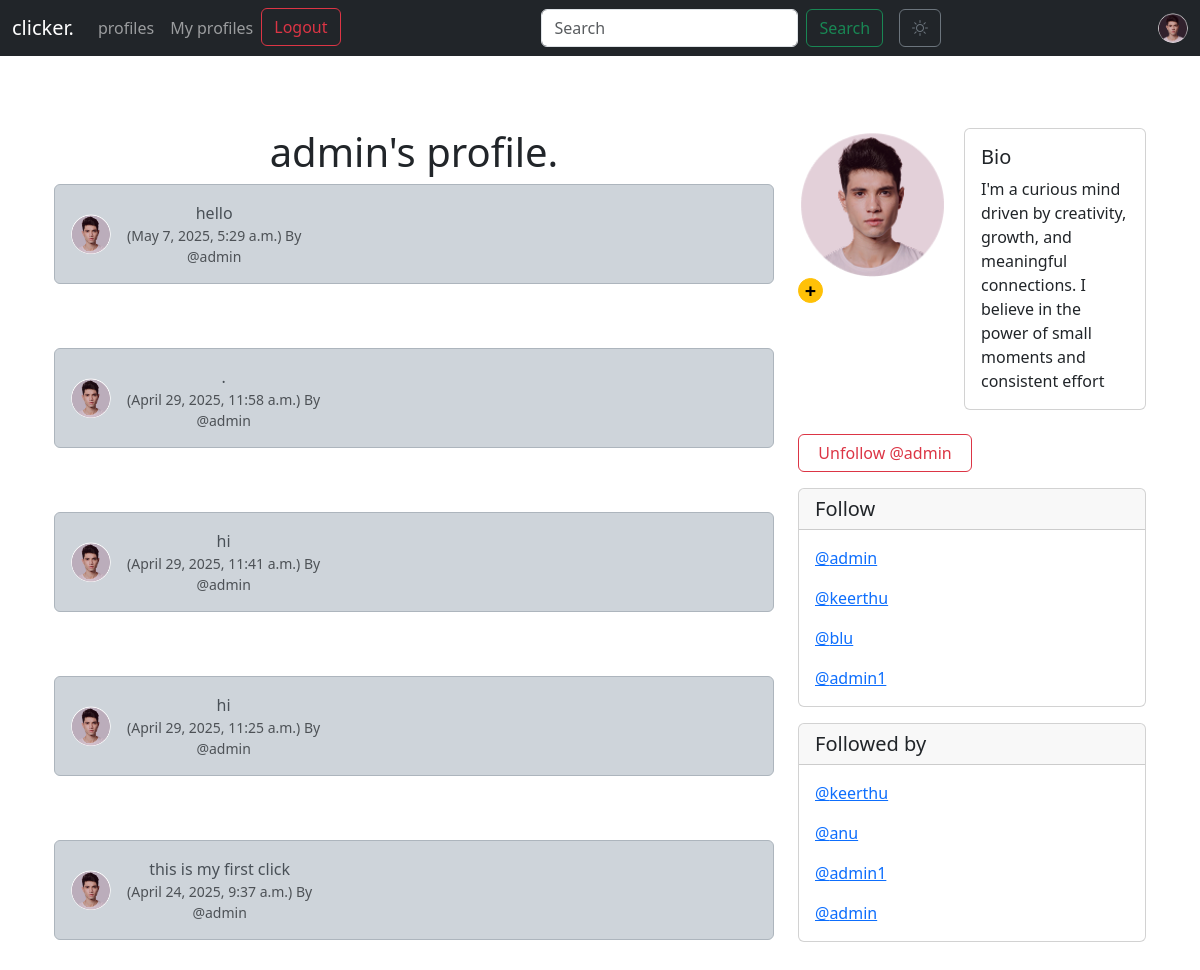
/profile/1 (signed in), run on an earlier commit of the app's database.
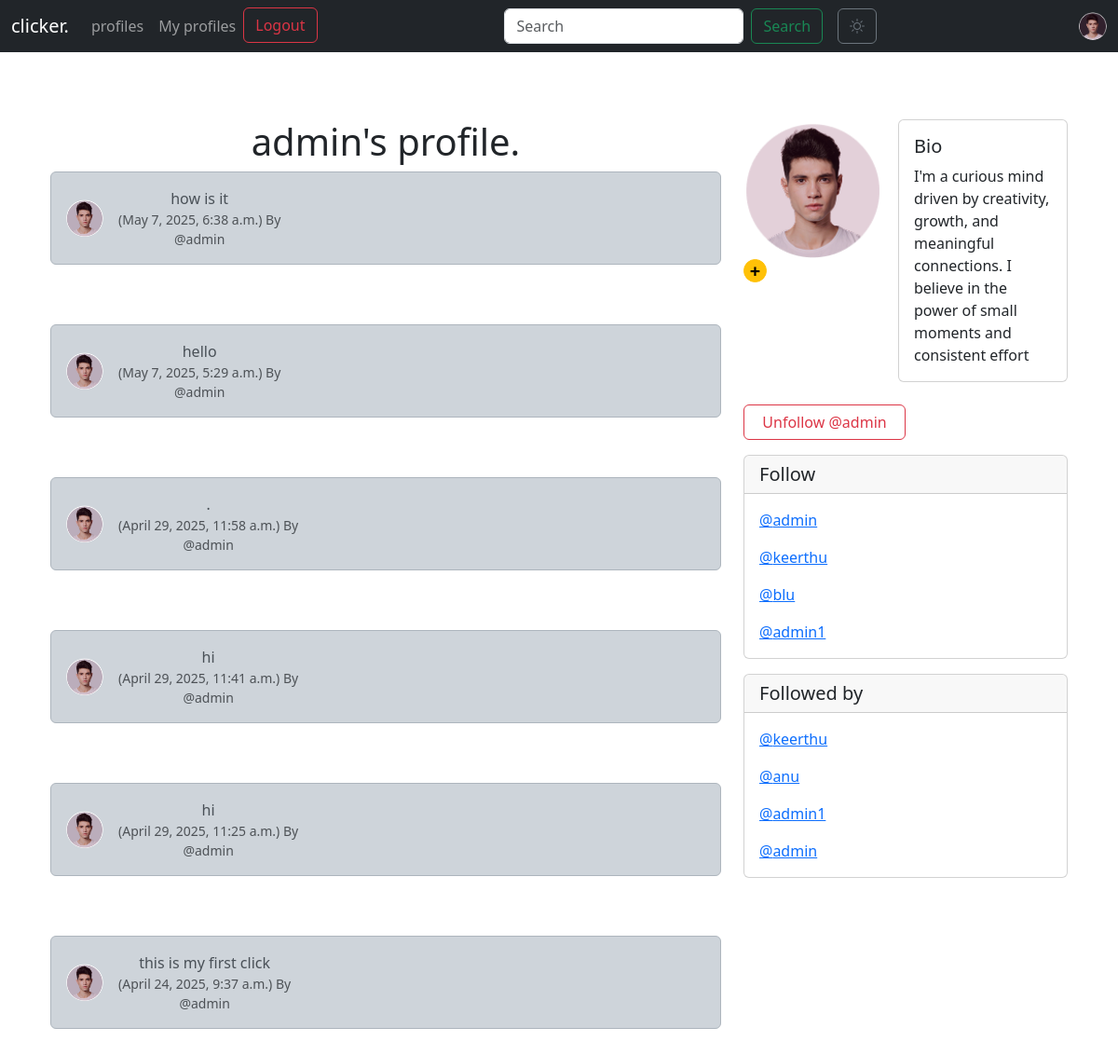
And on a later commit of the database.
### clickerapp/models.py (models this page shows, shortened)
class Profile(models.Model):
    user = models.OneToOneField(User, on_delete=models.CASCADE)
    profile_image = models.ImageField(upload_to='profile_images/', blank=True, null=True)
    follows = models.ManyToManyField("self",
                                     related_name="followed_by",
                                     symmetrical=False,
                                     blank=True)
    date_modified = models.DateTimeField(auto_now=True)
    bio = models.TextField(blank=True, null=True)
    def __str__(self):
        return self.user.username

class Click(models.Model):
    user = models.ForeignKey(User, related_name="clicks", on_delete=models.CASCADE)
    body = models.CharField(max_length=200)
    image = models.ImageField(upload_to='click_images/', blank=True, null=True)
    created_at = models.DateTimeField(auto_now_add=True)
    likes = models.PositiveIntegerField(default=0)
    dislikes = models.PositiveIntegerField(default=0)
    liked_by = models.ManyToManyField(User, related_name="liked_clicks", blank=True)
    disliked_by = models.ManyToManyField(User, related_name="disliked_clicks", blank=True)

### clickerapp/views.py (the view, shortened to what this page needs)
# urls.py: path('profile/<int:pk>',views.profile,name='profile'),
def profile(request, pk):
    if request.user.is_authenticated:
        profile = get_object_or_404(Profile, user_id=pk)
        clicks = Click.objects.filter(user_id=pk).order_by('-created_at')
        context = {
            "profile": profile,
            "clicks": clicks,
        }
        return render(request, "profile.html", context)  # Ensure this line returns HttpResponse
    else:
        messages.error(request, "You must be logged in to view this profile.")
        return redirect('home')  # Ensure a redirect or response is returned

### template/profile.html (shortened to what this page needs)
{% extends 'base.html' %}
{% load static %}
{% block content %}
{% if profile %}
<div class="container mt-5">
    <div class="row">
        <div class="col-md-8 text-center">
            <h1>{{ profile.user.username }}'s profile.</h1>
            {% if clicks %}
                {% for click in clicks %}
                    <div class="alert alert-dark d-flex align-items-center" role="alert">
                        <a href="{% url 'profile' click.user.id %}">
                            {% if click.user.profile.profile_image %}
                                <img src="{{ click.user.profile.profile_image.url }}" alt="Profile Image"
                                     class="rounded-circle me-3" style="width: 40px; height: 40px; object-fit: cover;">
                            {% else %}
                                <img src="{% static 'images/default_profile_pic.jpg' %}" alt="Default Profile Image"
                                     class="rounded-circle me-3" style="width: 40px; height: 40px; object-fit: cover;">
                            {% endif %}
                        </a>
                        <div>
                            {{ click.body }}
                            <small class="text-muted d-block">
                                ({{ click.created_at }}) By <br/>
                                @{{ click.user.username }}
                            </small>
                        </div>
                    </div>
                    <br/><br/>
                {% endfor %}
            {% endif %}
        </div>
        <div class="col-md-4">
            <div class="d-flex align-items-start mb-4">
                <div>
                    {% if profile.profile_image %}
                        <img src="{{ profile.profile_image.url }}" alt="Profile Image" class="img-fluid rounded-circle" style="width: 150px; height: 150px;">
                    {% else %}
                        <img src="{% static 'images/default_profile_pic.jpg' %}" alt="Default Profile Image" class="img-fluid rounded-circle" style="width: 150px; height: 150px;">
                    {% endif %}
                    {% if request.user == profile.user %}
                    <a href="{% url 'update_profile' %}"
                       class="btn btn-warning rounded-circle d-flex justify-content-center align-items-center"
                       style="width: 25px; height: 25px; font-size: 20px; padding: 0;"
                       title="Add profile pic & bio here">
                        <b>+</b>
                    </a>
                    {% endif %}
                </div>
                <div class="ms-3" style="flex: 1;">
                    <div class="card" style="width: 100%;">
                        <div class="card-body">
                            <h5 class="card-title">Bio</h5>
                            <p class="card-text">
                                {% if profile.bio %}
                                    {{ profile.bio }}
                                {% else %}
                                    <span class="text-muted">No bio available.</span>
                                {% endif %}
                            </p>
                        </div>
                    </div>
                </div>
            </div>
            <form method="POST" class="mb-3">
                {% if profile in user.profile.follows.all %}
                    <button class="btn btn-outline-danger w-50" name="follow" value="unfollow" type="submit">
                        Unfollow @{{ profile.user.username|lower }}
                    </button>
                {% else %}
                    <button class="btn btn-outline-success w-50" name="follow" value="follow" type="submit">
                        Follow @{{ profile.user.username|lower }}
                    </button>
                {% endif %}
            </form>
            <div class="card mb-3">
                <h5 class="card-header">Follow</h5>
                <div class="card-body">
                    {% for following in profile.follows.all %}
                        <p class="card-text">
                            <a href="{% url 'profile' following.user.id %}">@{{ following }}</a>
                        </p>
                    {% empty %}
                        <p class="text-muted">Not following anyone yet.</p>
                    {% endfor %}
                </div>
            </div>
            <div class="card mb-3">
                <h5 class="card-header">Followed by</h5>
                <div class="card-body">
                    {% for follower in profile.followed_by.all %}
                        <p class="card-text">
                            <a href="{% url 'profile' follower.user.id %}">@{{ follower }}</a>
                        </p>
                    {% empty %}
                        <p class="text-muted">No followers yet.</p>
                    {% endfor %}
                </div>
            </div>
        </div>
    </div>
</div>
{% endif %}
{% endblock %}

### template/base.html (shortened to what this page needs)
{% load static %}
<!doctype html>
<html lang="en"  data-bs-theme="light">
<head>
    <link href="https://cdn.jsdelivr.net/npm/bootstrap@5.3.3/dist/css/bootstrap.min.css" rel="stylesheet"
>
          <link href="https://cdnjs.cloudflare.com/ajax/libs/bootstrap-icons/1.10.5/font/bootstrap-icons.min.css" rel="stylesheet">
</head>
<body>
    {% include 'navbar.html' %}
    <div class="container">
        <br/>
        {% block content %}
        {% endblock %}
    </div>
</body>
</html>

### template/navbar.html (shortened to what this page needs)
{% load static %}
<nav class="navbar navbar-expand-lg navbar-dark bg-dark">
  <div class="container-fluid">
    <a class="navbar-brand" href="{% url 'home' %}">clicker.</a>
    <div class="collapse navbar-collapse" id="navbarSupportedContent">
      <ul class="navbar-nav me-auto mb-2 mb-lg-0">
        <li class="nav-item">
          <a class="nav-link" href="{% url 'profile_list' %}">profiles</a>
        </li>
        {% if user.is_authenticated %}
        <li class="nav-item">
          <a class="nav-link" href="{% url 'profile' request.user.id %}">My profiles</a>
        </li>
        <li class="nav-item">
          <form action="{% url 'logout' %}" method="POST" style="display:inline;">
            <button type="submit" class="btn btn-outline-danger">Logout</button>
          </form>
        </li>
        {% else %}
        <li class="nav-item">
          <a class="nav-link" href="{% url 'login' %}">Login</a>
        </li>
        {% endif %}
      </ul>
      <form class="d-flex me-3" role="search">
        <input class="form-control me-2" type="search" placeholder="Search" aria-label="Search">
        <button class="btn btn-outline-success" type="submit">Search</button>
      </form>
      <button class="btn btn-outline-secondary me-3" id="theme-toggle-btn">
        <i class="bi bi-sun" id="theme-icon"></i>
      </button>
      {% if user.is_authenticated %}
      <a class="nav-link d-flex align-items-center ms-auto" href="{% url 'profile' request.user.id %}">
        {% if user.profile.profile_image %}
          <img src="{{ user.profile.profile_image.url }}" alt="Profile Image"
               class="rounded-circle" style="width: 30px; height: 30px; object-fit: cover;">
        {% else %}
          <img src="{% static 'images/default_profile_pic.jpg' %}" alt="Default Profile Image"
               class="rounded-circle" style="width: 30px; height: 30px; object-fit: cover;">
        {% endif %}
      </a>
      {% endif %}
    </div>
  </div>
</nav>

What changed in the data, as far as the page shows it:
added Click: user.profile.profile_image (picture), body "how is it", created_at "May 7, 2025, 6:38 a.m.", user.username "admin"
